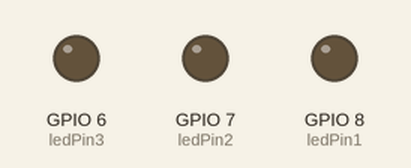
This program was run on a simulated ESP32. On the bench: output pins drawn as LEDs (lit = HIGH). WiFi joins after 1.5 s; servers stay silent unless stated; uploads are accepted with an empty reply; not simulated (calls return 0 or success): env.h; what the program prints to the serial monitor is not drawn.

Above: at 2.7 s.
At 7.1 s:
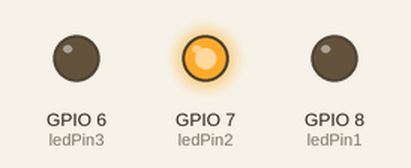
At 9.3 s:
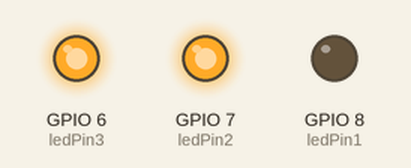
At 11.5 s:
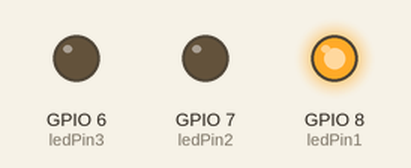
At 15.9 s:
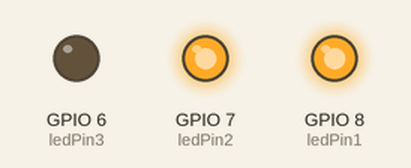
At 22.5 s:
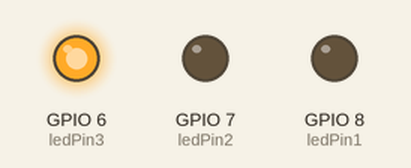
Timing chart, 0 to 24.5 s (numbered marks = the images above):
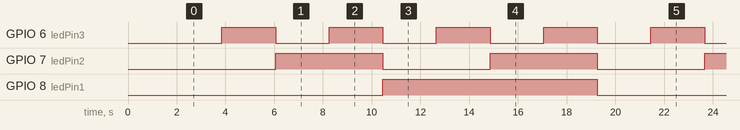

Measured:
- by itself, GPIO 6 (ledPin3): alternates HIGH for 2.2 s and LOW for 2.2 s
- by itself, GPIO 7 (ledPin2): alternates HIGH for 4.4 s and LOW for 4.4 s
- by itself, GPIO 8 (ledPin1): alternates HIGH for 8.8 s and LOW for 8.8 s

The program:

main.cpp
```cpp
#include <Arduino.h>
#include <WiFi.h>
#include <HTTPClient.h>
#include <ArduinoJson.h>
#include "env.h"

char * endpoint = "https://ecse-three-led-api-v2.onrender.com/api/state";

//Initializing pins
const int ledPin1 = 8;
const int ledPin2 = 7;
const int ledPin3 = 6;

//2D array 8 by 3 with the truth table sequence
bool led_sequence [8][3]= {
  {false,false,false},
  {false,false,true },
  {false,true,false},
  {false,true,true },
  {true,false,false},
  {true,false,true },
  {true,true,false},
  {true,true,true },
};
void setup() {
  Serial.begin(9600);
  pinMode(ledPin1, OUTPUT);
  pinMode(ledPin2, OUTPUT);
  pinMode(ledPin3, OUTPUT);
  WiFi.begin(WIFI_SSID, WIFI_PASS); //Wifi Name & Password linked to env.h file

// Connecting waiting. Will show fullstops till connected
  Serial.println("Connecting");
  while (WiFi.status()!= WL_CONNECTED){
    delay (550);
    Serial.print(".");
  }

// If connected, shows successful connection with the IP address
  Serial.print("");
  Serial.print("Connected to WiFi network with IP Address: ");
  Serial.println (WiFi.localIP());
}

void loop() {
  // Check Wifi connectivity status is successful
  if (WiFi.status()== WL_CONNECTED){
    HTTPClient http;

    String http_response; //Store the HTTP response code
    http.begin(endpoint); //Starts connection with the server


    //Start of For Loop
    for (int i = 0; i < 8; i++){
    //Unique API Key linked in the env.h File
    http.addHeader("X-API-Key", API_KEY);
    //JSON Document
    StaticJsonDocument<1024> doc;
    doc["light_switch_1"] = led_sequence[i][0];
    doc["light_switch_2"] = led_sequence[i][1];
    doc["light_switch_3"] = led_sequence[i][2];

    digitalWrite(ledPin1, led_sequence[i][0]);
    digitalWrite(ledPin2, led_sequence[i][1]);
    digitalWrite(ledPin3, led_sequence[i][2]);


    String httpRequest;
    serializeJson(doc,httpRequest);
    //Send PUT request
    int httpResponseCode = http.PUT(httpRequest);

    if (httpResponseCode > 0){
      Serial.print("HTTP Response Code:  ");
      Serial.println(httpResponseCode);

      Serial.print("Response from server: ");
      http_response = http.getString(); //this is getting a response from the server
      Serial.println(http_response);
    }
    else {
      Serial.println("Failed to connect to server");
      Serial.print("Error Code:  ");
      Serial.print(httpResponseCode);
    }
    delay(2000);
    } //End of For Loop

    //Ending HTTP connection
    http.end();
  }
  else{return;}
}
```
